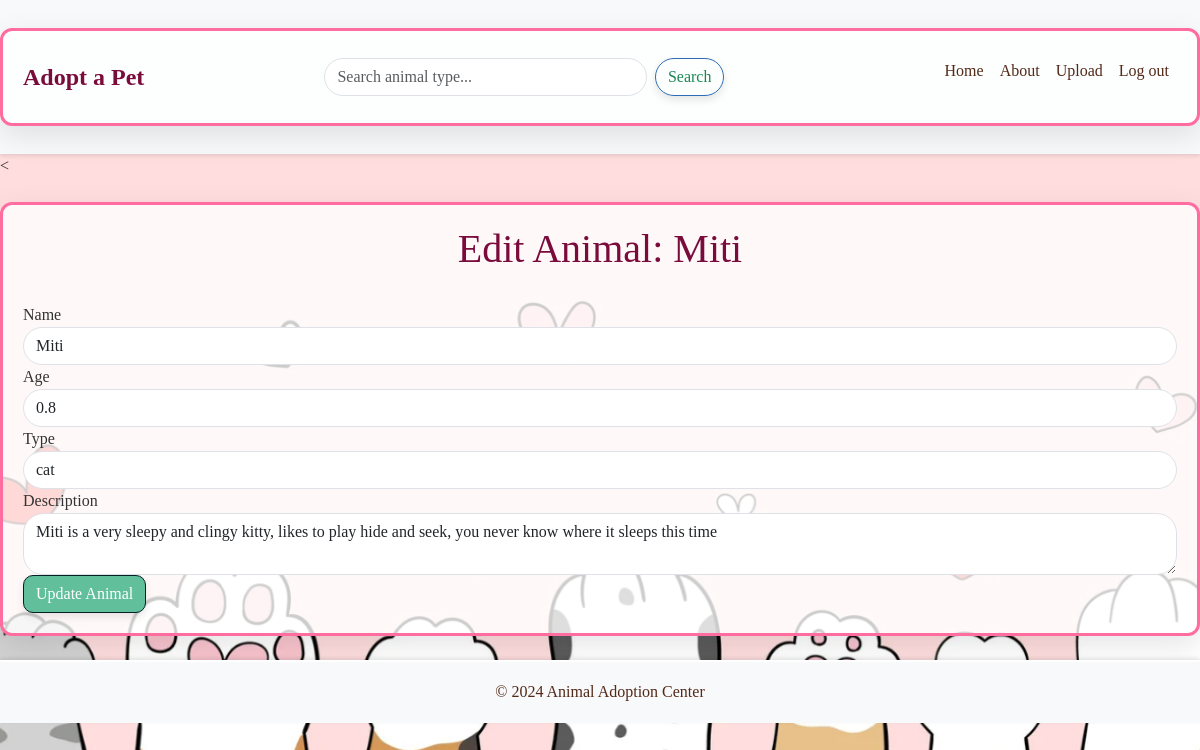
Screenshot of /edit_animal/23 (signed in) with the database file from the repository.
### app/models.py (models this page shows, shortened)
class Animal(db.Model):
    id = db.Column(db.Integer, primary_key=True)
    name = db.Column(db.String(100), nullable=False)
    age = db.Column(db.String(20), nullable=False)  # Age stored as string (e.g., "2 years")
    animal_type = db.Column(db.String(50), nullable=False)  # e.g., "dog", "cat"
    description = db.Column(db.Text, nullable=True)
    image = db.Column(db.String(255), nullable=False)  # Path to the image file

### app/backend/routes.py (the view, shortened to what this page needs)
@main.route('/edit_animal/<int:animal_id>', methods=['GET', 'POST'])
@login_required
def edit_animal(animal_id):
    animal = Animal.query.get_or_404(animal_id)
    if not current_user.is_admin:
        flash('You do not have permission to perform this action.', 'danger')
        return redirect(url_for('main.animals'))
    return render_template('edit_animal.html', animal=animal)

### app/backend/__init__.py (called while the page is built)
@login_manager.user_loader
def load_user(user_id):
    user = User.query.get(int(user_id))
    if user:
        return user
    return None

### app/models.py (called while the page is built)
    @property
    def is_active(self):
        return True  # Assuming the user is always active. You can modify this logic later.

### app/frontend/templates/edit_animal.html
{% extends "home.html" %}
{% block content %}
<h1 class="text-center">Edit Animal: {{ animal.name }}</h1>
<form method="POST">
    <div class="form-group">
        <label for="name">Name</label>
        <input type="text" class="form-control" id="name" name="name" value="{{ animal.name }}" required>
    </div>
    <div class="form-group">
        <label for="age">Age</label>
        <input type="number" class="form-control" id="age" name="age" value="{{ animal.age }}" required>
    </div>
    <div class="form-group">
        <label for="type">Type</label>
        <input type="text" class="form-control" id="type" name="type" value="{{ animal.animal_type }}" required>
    </div>
    <div class="form-group">
        <label for="description">Description</label>
        <textarea class="form-control" id="description" name="description" required>{{ animal.description }}</textarea>
    </div>
    <button type="submit" class="btn btn-primary">Update Animal</button>
</form>
{% endblock %}

### app/frontend/static/css/style.css (style rules this page uses)
body { font-family: 'Georgia', serif; background-color: #FDDCDDFF; margin: 0; padding: 0; background-image: url('/static/images/background.png'); background-size: cover; background-repeat: no-repeat; background-attachment: fixed; background-position: center; }
h1, h2 { color: #7A0C3C; font-family: 'Playfair Display', serif; }
button { background-color: #ff6ca4; color: #fff; border: none; padding: 14px 28px; border-radius: 6px; cursor: pointer; font-size: 18px; box-shadow: 0 6px 12px rgba(0, 0, 0, 0.2); transition: all 0.3s ease; }
.btn { transition: background-color 0.3s ease, transform 0.3s ease; }
.btn { border-radius: 10px; box-shadow: 0px 4px 8px rgba(0, 0, 0, 0.1); }
.btn-primary { background-color: #61bf9c; border-color: #042125; }
body { background-color: #cdc5c5; color: #333; }
form .form-control { border-radius: 20px; }
h1 { text-align: center; margin-bottom: 30px; }

### rows the page displays
Animal: name "Miti", age "0.8", type "cat", description "Miti is a very sleepy and clingy kitty, likes to play hide and seek, you never know where it sleeps this time"
